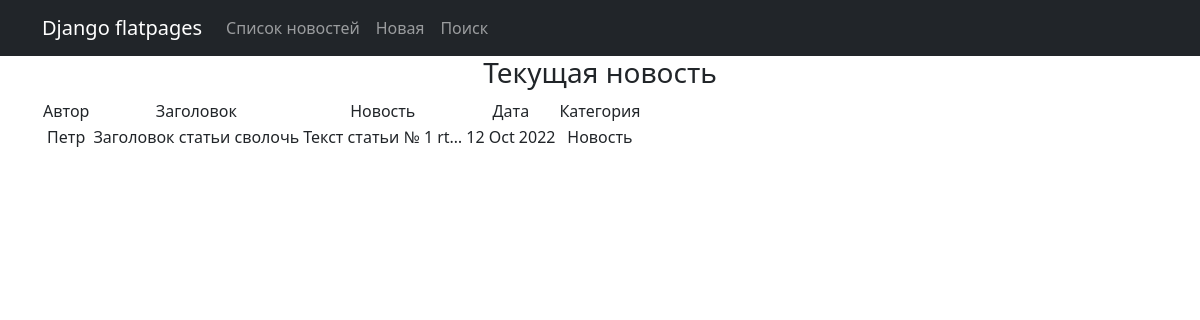
Screenshot of /news/1 with the database file from the repository.
### news/models.py (models this page shows, shortened)
class Post(models.Model):
    article = 'AR'
    news = 'NW'
    PostPositions = [(article, 'Статья'), (news, 'Новость')]
    author = models.ForeignKey(Author, on_delete=models.CASCADE)
    category = models.ManyToManyField(Category, through='PostCategory')
    post_datetime = models.DateTimeField(auto_now_add=True)
    typePost = models.CharField(max_length=2, choices=PostPositions, default=news)
    headPost = models.CharField(max_length=255, blank=True)
    textPost = models.TextField(blank=True)
    rating = models.SmallIntegerField(default=0)

class Author(models.Model):
    authorname = models.OneToOneField(User, on_delete=models.CASCADE)
    full_name = models.CharField(max_length=100)
    rating = models.SmallIntegerField(default=0)

### news/views.py (the view, shortened to what this page needs)
# urls.py: path('<int:pk>', PostDetail.as_view()),
class PostDetail(DetailView):
            model = Post
            template_name = 'newss.html'
            context_object_name = 'newss'

### templates/newss.html (shortened to what this page needs)
{% extends 'flatpages/default.html' %}
{% block content %}
 <h3>Текущая новость</h3>
<table>
           <tr>
               <td>       Автор          </td>
               <td>    </td>
               <td>      Заголовок        </td>
                <td>    </td>
               <td>      Новость         </td>
               <td>    </td>
               <td>  Дата </td>
               <td>                     </td>
               <td>      Категория      </td>
           </tr>
           <tr>
               <td>{{  newss.author.authorname|truncatewords:5  }}</td>
               <td>    </td>
               <td>{{  newss.headPost  }}</td>
               <td>     </td>
               <td>{{  newss.textPost|truncatechars:20  }}</td>
               <td>     </td>
               <td>{{  newss.post_datetime|date:'d M Y'  }}</td>
               <td>            </td>
              <td>{{  newss.get_typePost_display }} {{  news.typePost.field.choices }}</td>
           </tr>
    </table>
{% endblock content %}

### rows the page displays
Post: author.authorname "Петр", headPost "Заголовок статьи сволочь", textPost "Текст статьи № 1 rt…", post_datetime "12 Oct 2022", typePost "Новость"
